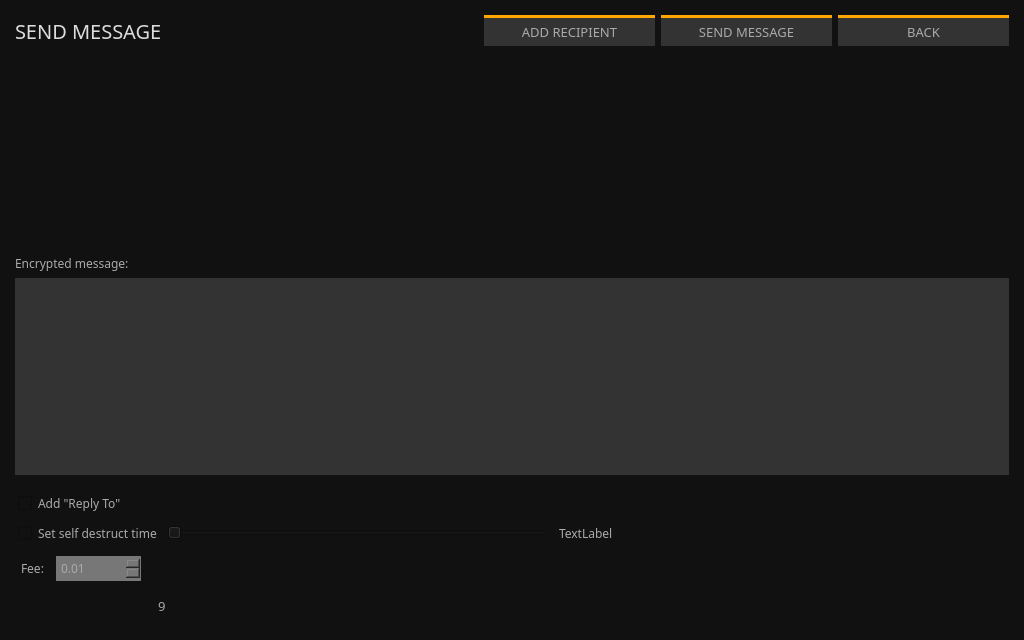
<?xml version="1.0" encoding="UTF-8"?>
<ui version="4.0">
 <class>SendMessageFrame</class>
 <widget class="QFrame" name="SendMessageFrame">
  <property name="geometry">
   <rect>
    <x>0</x>
    <y>0</y>
    <width>1024</width>
    <height>640</height>
   </rect>
  </property>
  <property name="windowTitle">
   <string>Frame</string>
  </property>
  <property name="styleSheet">
   <string notr="true">border: 0px; background-color: #111; color: #aaa</string>
  </property>
  <property name="frameShape">
   <enum>QFrame::NoFrame</enum>
  </property>
  <property name="frameShadow">
   <enum>QFrame::Raised</enum>
  </property>
  <layout class="QVBoxLayout" name="verticalLayout">
   <property name="leftMargin">
    <number>15</number>
   </property>
   <property name="topMargin">
    <number>15</number>
   </property>
   <property name="rightMargin">
    <number>15</number>
   </property>
   <property name="bottomMargin">
    <number>15</number>
   </property>
   <item>
    <layout class="QHBoxLayout" name="horizontalLayout_4">
     <property name="topMargin">
      <number>0</number>
     </property>
     <item>
      <widget class="QLabel" name="label">
       <property name="font">
        <font>
         <family>Poppins</family>
         <pointsize>-1</pointsize>
        </font>
       </property>
       <property name="styleSheet">
        <string notr="true">color: #ddd; 
font-size: 20px;
font-family: Poppins;</string>
       </property>
       <property name="text">
        <string>SEND MESSAGE</string>
       </property>
      </widget>
     </item>
     <item>
      <widget class="QPushButton" name="m_addRecipientButton">
       <property name="minimumSize">
        <size>
         <width>171</width>
         <height>31</height>
        </size>
       </property>
       <property name="maximumSize">
        <size>
         <width>171</width>
         <height>16777215</height>
        </size>
       </property>
       <property name="font">
        <font>
         <family>Poppins</family>
         <pointsize>10</pointsize>
        </font>
       </property>
       <property name="styleSheet">
        <string notr="true">color: #aaa; background-color: #333; border-top: 3px solid orange;</string>
       </property>
       <property name="text">
        <string>ADD RECIPIENT</string>
       </property>
      </widget>
     </item>
     <item>
      <widget class="QPushButton" name="m_sendButton">
       <property name="minimumSize">
        <size>
         <width>171</width>
         <height>31</height>
        </size>
       </property>
       <property name="maximumSize">
        <size>
         <width>171</width>
         <height>16777215</height>
        </size>
       </property>
       <property name="font">
        <font>
         <family>Poppins</family>
         <pointsize>10</pointsize>
        </font>
       </property>
       <property name="styleSheet">
        <string notr="true">color: #aaa; background-color: #333; border-top: 3px solid orange;</string>
       </property>
       <property name="text">
        <string>SEND MESSAGE</string>
       </property>
      </widget>
     </item>
     <item>
      <widget class="QPushButton" name="m_backButton">
       <property name="minimumSize">
        <size>
         <width>171</width>
         <height>31</height>
        </size>
       </property>
       <property name="maximumSize">
        <size>
         <width>171</width>
         <height>31</height>
        </size>
       </property>
       <property name="font">
        <font>
         <family>Poppins</family>
         <pointsize>10</pointsize>
        </font>
       </property>
       <property name="styleSheet">
        <string notr="true">color: #aaa; background-color: #333; border-top: 3px solid orange;</string>
       </property>
       <property name="text">
        <string>BACK</string>
       </property>
      </widget>
     </item>
    </layout>
   </item>
   <item>
    <widget class="QScrollArea" name="m_messageAddressScrollArea">
     <property name="frameShape">
      <enum>QFrame::StyledPanel</enum>
     </property>
     <property name="widgetResizable">
      <bool>true</bool>
     </property>
     <widget class="QWidget" name="scrollAreaWidgetContents">
      <property name="geometry">
       <rect>
        <x>0</x>
        <y>0</y>
        <width>1240</width>
        <height>225</height>
       </rect>
      </property>
      <layout class="QVBoxLayout" name="m_addressesLayout">
       <property name="spacing">
        <number>0</number>
       </property>
       <property name="leftMargin">
        <number>0</number>
       </property>
       <property name="topMargin">
        <number>0</number>
       </property>
       <property name="rightMargin">
        <number>0</number>
       </property>
       <property name="bottomMargin">
        <number>0</number>
       </property>
       <item>
        <spacer name="verticalSpacer_2">
         <property name="orientation">
          <enum>Qt::Vertical</enum>
         </property>
         <property name="sizeHint" stdset="0">
          <size>
           <width>20</width>
           <height>139</height>
          </size>
         </property>
        </spacer>
       </item>
      </layout>
     </widget>
    </widget>
   </item>
   <item>
    <widget class="QLabel" name="label_3">
     <property name="font">
      <font>
       <family>Poppins</family>
       <pointsize>9</pointsize>
      </font>
     </property>
     <property name="text">
      <string>Encrypted message:</string>
     </property>
    </widget>
   </item>
   <item>
    <widget class="QTextEdit" name="m_messageTextEdit">
     <property name="font">
      <font>
       <family>Poppins</family>
       <pointsize>9</pointsize>
      </font>
     </property>
     <property name="styleSheet">
      <string notr="true">background-color: #333; color: #aaa;</string>
     </property>
     <property name="html">
      <string notr="true">&lt;!DOCTYPE HTML PUBLIC &quot;-//W3C//DTD HTML 4.0//EN&quot; &quot;http://www.w3.org/TR/REC-html40/strict.dtd&quot;&gt;
&lt;html&gt;&lt;head&gt;&lt;meta name=&quot;qrichtext&quot; content=&quot;1&quot; /&gt;&lt;style type=&quot;text/css&quot;&gt;
p, li { white-space: pre-wrap; }
&lt;/style&gt;&lt;/head&gt;&lt;body style=&quot; font-family:'Poppins'; font-size:9pt; font-weight:400; font-style:normal;&quot;&gt;
&lt;p style=&quot;-qt-paragraph-type:empty; margin-top:0px; margin-bottom:0px; margin-left:0px; margin-right:0px; -qt-block-indent:0; text-indent:0px; font-family:'.Helvetica Neue DeskInterface'; font-size:13pt;&quot;&gt;&lt;br /&gt;&lt;/p&gt;&lt;/body&gt;&lt;/html&gt;</string>
     </property>
    </widget>
   </item>
   <item>
    <spacer name="verticalSpacer">
     <property name="orientation">
      <enum>Qt::Vertical</enum>
     </property>
     <property name="sizeType">
      <enum>QSizePolicy::Fixed</enum>
     </property>
     <property name="sizeHint" stdset="0">
      <size>
       <width>20</width>
       <height>10</height>
      </size>
     </property>
    </spacer>
   </item>
   <item>
    <layout class="QHBoxLayout" name="horizontalLayout_3">
     <property name="topMargin">
      <number>0</number>
     </property>
     <item>
      <widget class="QCheckBox" name="m_addReplyToCheck">
       <property name="font">
        <font>
         <family>Poppins</family>
         <pointsize>9</pointsize>
        </font>
       </property>
       <property name="styleSheet">
        <string notr="true">padding: 3px; border: 0px;</string>
       </property>
       <property name="text">
        <string>Add &quot;Reply To&quot;</string>
       </property>
      </widget>
     </item>
    </layout>
   </item>
   <item>
    <layout class="QHBoxLayout" name="horizontalLayout_2">
     <property name="rightMargin">
      <number>10</number>
     </property>
     <item>
      <widget class="QCheckBox" name="m_ttlCheck">
       <property name="font">
        <font>
         <family>Poppins</family>
         <pointsize>9</pointsize>
        </font>
       </property>
       <property name="toolTip">
        <string>Do not include message in blockchain</string>
       </property>
       <property name="styleSheet">
        <string notr="true">padding: 3px; border: 0px;</string>
       </property>
       <property name="text">
        <string>Set self destruct time</string>
       </property>
      </widget>
     </item>
     <item>
      <widget class="QSlider" name="m_ttlSlider">
       <property name="singleStep">
        <number>300</number>
       </property>
       <property name="orientation">
        <enum>Qt::Horizontal</enum>
       </property>
       <property name="tickInterval">
        <number>1</number>
       </property>
      </widget>
     </item>
     <item>
      <widget class="QLabel" name="m_ttlLabel">
       <property name="font">
        <font>
         <family>Poppins</family>
         <pointsize>9</pointsize>
        </font>
       </property>
       <property name="styleSheet">
        <string notr="true">padding: 3px; border: 0px;</string>
       </property>
       <property name="text">
        <string>TextLabel</string>
       </property>
      </widget>
     </item>
     <item>
      <spacer name="horizontalSpacer_3">
       <property name="orientation">
        <enum>Qt::Horizontal</enum>
       </property>
       <property name="sizeHint" stdset="0">
        <size>
         <width>40</width>
         <height>20</height>
        </size>
       </property>
      </spacer>
     </item>
    </layout>
   </item>
   <item>
    <layout class="QGridLayout" name="gridLayout">
     <property name="topMargin">
      <number>5</number>
     </property>
     <item row="1" column="2">
      <widget class="QLineEdit" name="m_mixinEdit">
       <property name="minimumSize">
        <size>
         <width>0</width>
         <height>38</height>
        </size>
       </property>
       <property name="maximumSize">
        <size>
         <width>30</width>
         <height>16777215</height>
        </size>
       </property>
       <property name="font">
        <font>
         <family>Poppins</family>
         <pointsize>10</pointsize>
        </font>
       </property>
       <property name="styleSheet">
        <string notr="true">padding: 3px; border: 0px; </string>
       </property>
       <property name="text">
        <string notr="true">9</string>
       </property>
       <property name="maxLength">
        <number>5</number>
       </property>
       <property name="alignment">
        <set>Qt::AlignCenter</set>
       </property>
       <property name="readOnly">
        <bool>true</bool>
       </property>
      </widget>
     </item>
     <item row="1" column="3">
      <spacer name="horizontalSpacer">
       <property name="orientation">
        <enum>Qt::Horizontal</enum>
       </property>
       <property name="sizeType">
        <enum>QSizePolicy::Expanding</enum>
       </property>
       <property name="sizeHint" stdset="0">
        <size>
         <width>298</width>
         <height>20</height>
        </size>
       </property>
      </spacer>
     </item>
     <item row="0" column="0">
      <widget class="QLabel" name="label_4">
       <property name="font">
        <font>
         <family>Poppins</family>
         <pointsize>9</pointsize>
        </font>
       </property>
       <property name="styleSheet">
        <string notr="true">padding: 3px; border: 0px;</string>
       </property>
       <property name="text">
        <string>Fee:</string>
       </property>
      </widget>
     </item>
     <item row="0" column="1">
      <widget class="QDoubleSpinBox" name="m_feeSpin">
       <property name="minimumSize">
        <size>
         <width>0</width>
         <height>25</height>
        </size>
       </property>
       <property name="font">
        <font>
         <family>Poppins</family>
         <pointsize>9</pointsize>
        </font>
       </property>
       <property name="styleSheet">
        <string>padding: 3px; border: 0px; background-color: #777;</string>
       </property>
       <property name="decimals">
        <number>2</number>
       </property>
       <property name="minimum">
        <double>0.010000000000000</double>
       </property>
       <property name="maximum">
        <double>100000000.000000000000000</double>
       </property>
       <property name="singleStep">
        <double>0.010000000000000</double>
       </property>
       <property name="value">
        <double>0.010000000000000</double>
       </property>
      </widget>
     </item>
    </layout>
   </item>
  </layout>
 </widget>
 <resources/>
 <connections>
  <connection>
   <sender>m_sendButton</sender>
   <signal>clicked()</signal>
   <receiver>SendMessageFrame</receiver>
   <slot>sendClicked()</slot>
   <hints>
    <hint type="sourcelabel">
     <x>58</x>
     <y>503</y>
    </hint>
    <hint type="destinationlabel">
     <x>386</x>
     <y>287</y>
    </hint>
   </hints>
  </connection>
  <connection>
   <sender>m_messageTextEdit</sender>
   <signal>textChanged()</signal>
   <receiver>SendMessageFrame</receiver>
   <slot>messageTextChanged()</slot>
   <hints>
    <hint type="sourcelabel">
     <x>386</x>
     <y>227</y>
    </hint>
    <hint type="destinationlabel">
     <x>386</x>
     <y>287</y>
    </hint>
   </hints>
  </connection>
  <connection>
   <sender>m_addRecipientButton</sender>
   <signal>clicked()</signal>
   <receiver>SendMessageFrame</receiver>
   <slot>addRecipientClicked()</slot>
   <hints>
    <hint type="sourcelabel">
     <x>179</x>
     <y>546</y>
    </hint>
    <hint type="destinationlabel">
     <x>386</x>
     <y>287</y>
    </hint>
   </hints>
  </connection>
  <connection>
   <sender>m_ttlSlider</sender>
   <signal>valueChanged(int)</signal>
   <receiver>SendMessageFrame</receiver>
   <slot>ttlValueChanged(int)</slot>
   <hints>
    <hint type="sourcelabel">
     <x>296</x>
     <y>426</y>
    </hint>
    <hint type="destinationlabel">
     <x>386</x>
     <y>287</y>
    </hint>
   </hints>
  </connection>
  <connection>
   <sender>m_ttlCheck</sender>
   <signal>toggled(bool)</signal>
   <receiver>m_ttlSlider</receiver>
   <slot>setVisible(bool)</slot>
   <hints>
    <hint type="sourcelabel">
     <x>89</x>
     <y>426</y>
    </hint>
    <hint type="destinationlabel">
     <x>296</x>
     <y>426</y>
    </hint>
   </hints>
  </connection>
  <connection>
   <sender>m_ttlCheck</sender>
   <signal>toggled(bool)</signal>
   <receiver>m_ttlLabel</receiver>
   <slot>setVisible(bool)</slot>
   <hints>
    <hint type="sourcelabel">
     <x>89</x>
     <y>426</y>
    </hint>
    <hint type="destinationlabel">
     <x>463</x>
     <y>426</y>
    </hint>
   </hints>
  </connection>
  <connection>
   <sender>m_ttlCheck</sender>
   <signal>stateChanged(int)</signal>
   <receiver>SendMessageFrame</receiver>
   <slot>ttlCheckStateChanged(int)</slot>
   <hints>
    <hint type="sourcelabel">
     <x>89</x>
     <y>426</y>
    </hint>
    <hint type="destinationlabel">
     <x>386</x>
     <y>287</y>
    </hint>
   </hints>
  </connection>
  <connection>
   <sender>m_backButton</sender>
   <signal>clicked()</signal>
   <receiver>SendMessageFrame</receiver>
   <slot>backClicked()</slot>
   <hints>
    <hint type="sourcelabel">
     <x>1198</x>
     <y>29</y>
    </hint>
    <hint type="destinationlabel">
     <x>649</x>
     <y>349</y>
    </hint>
   </hints>
  </connection>
 </connections>
 <slots>
  <slot>addressBookClicked()</slot>
  <slot>pasteClicked()</slot>
  <slot>sendClicked()</slot>
  <slot>backClicked()</slot>
  <slot>mixinValueChanged(int)</slot>
  <slot>addressEdited(QString)</slot>
  <slot>messageTextChanged()</slot>
  <slot>addRecipientClicked()</slot>
  <slot>ttlCheckStateChanged(int)</slot>
  <slot>ttlValueChanged(int)</slot>
 </slots>
</ui>
